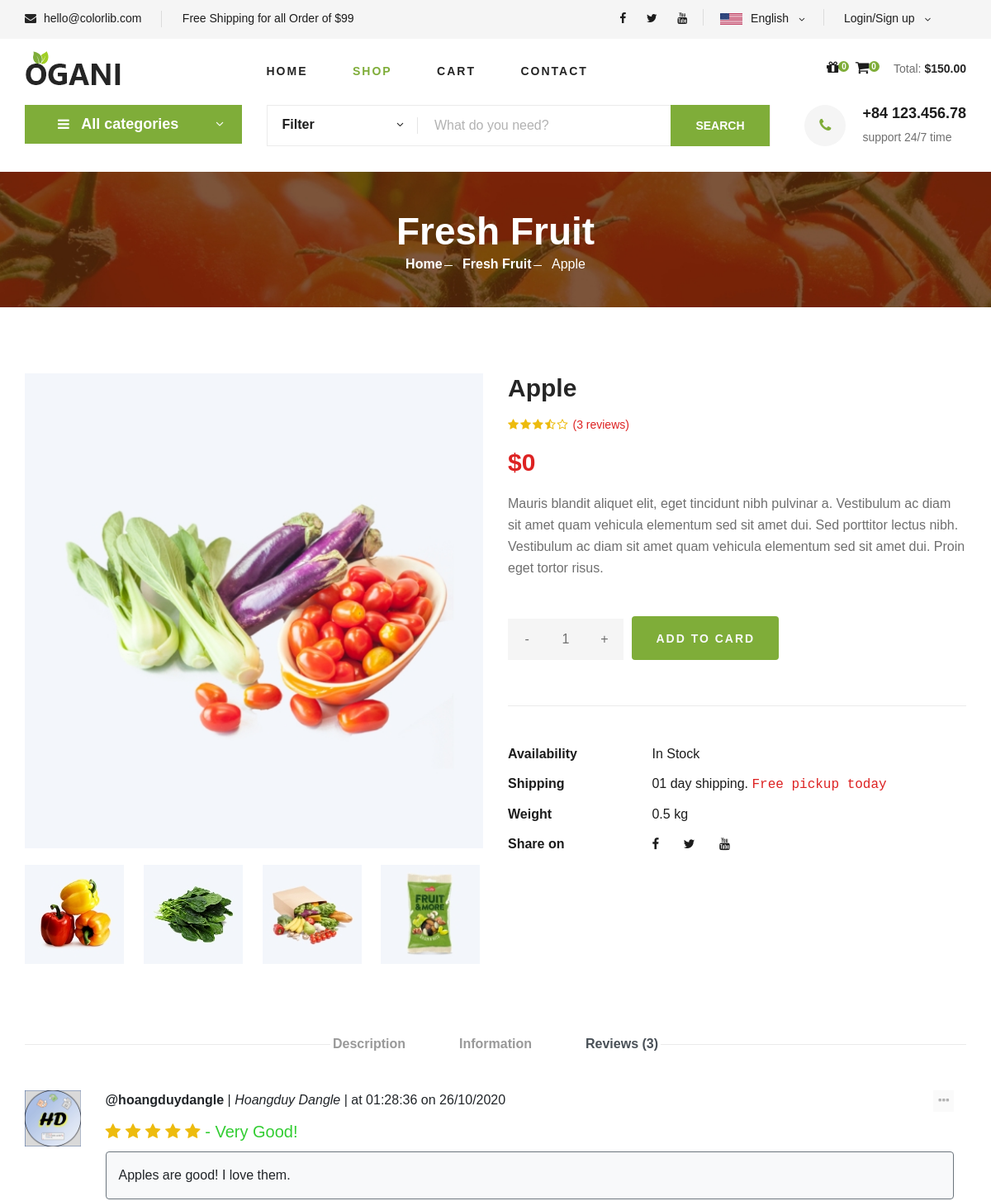
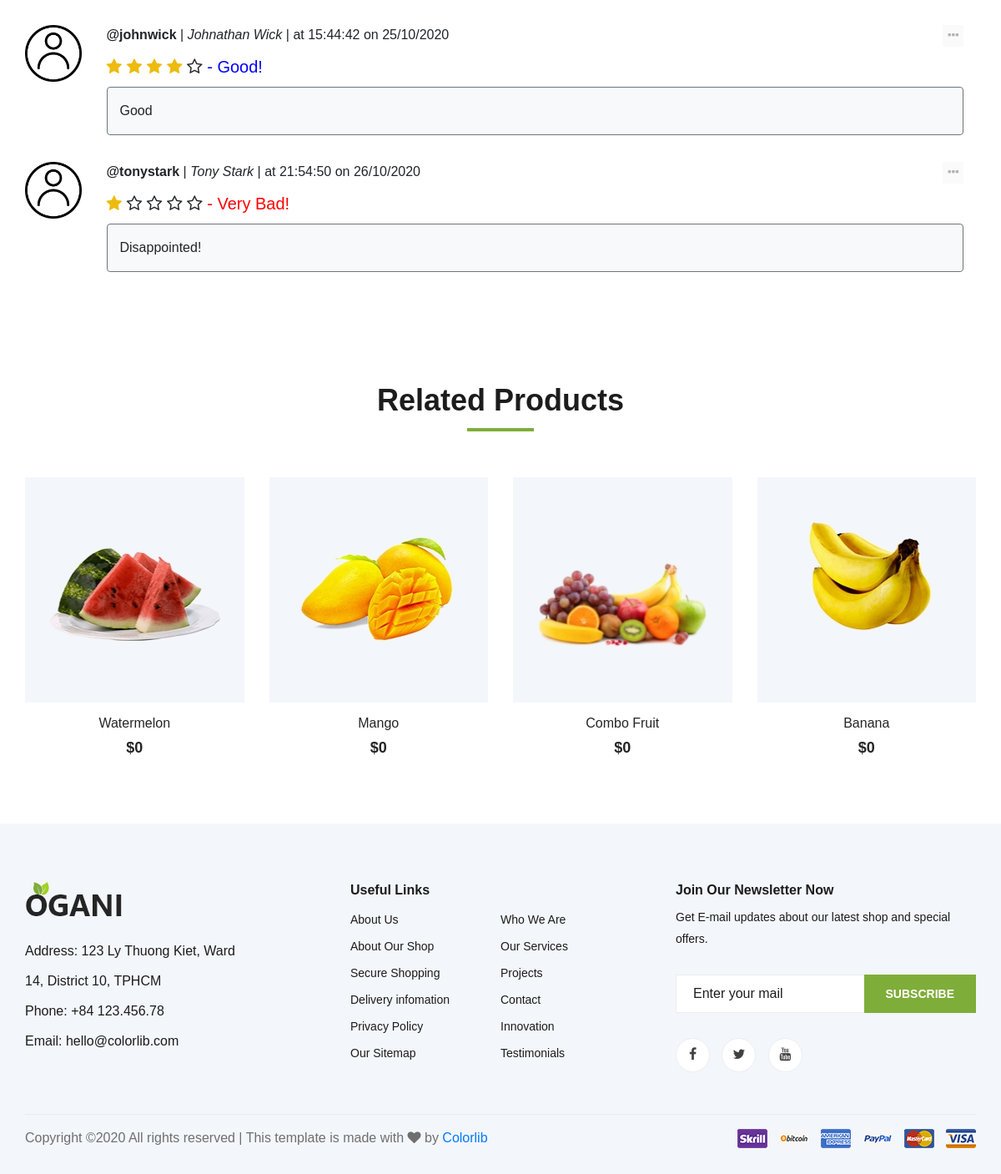
The page /shop/detail/apple on the database as committed earlier (2 pictures, top to bottom).
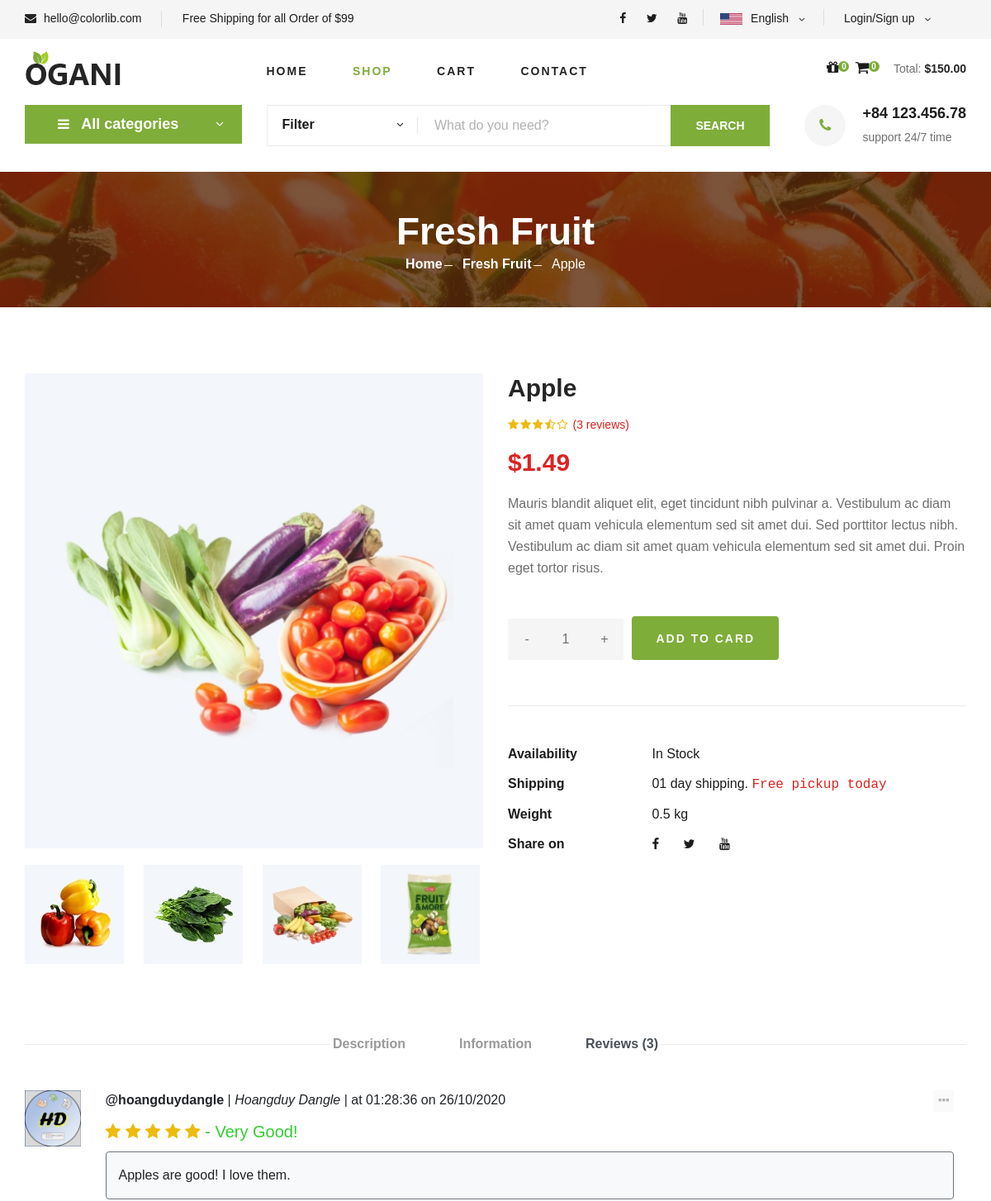
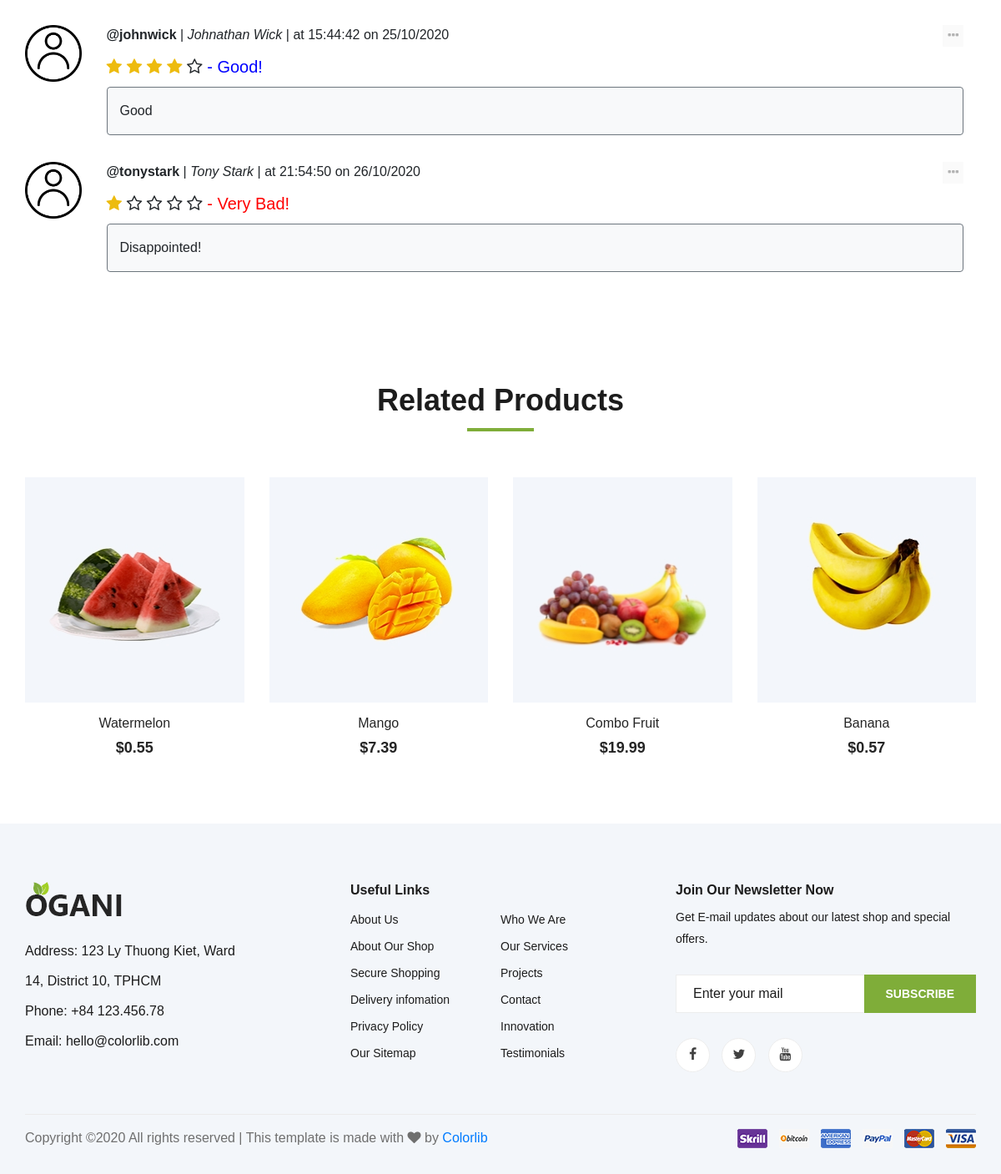
The same page on the database as committed later (2 pictures, top to bottom).
### tables this page shows
CREATE TABLE `item` (
  `id_item` varchar(100) NOT NULL,
  `name_item` varchar(100) NOT NULL DEFAULT 'Default name',
  `avatar_item` varchar(500) NOT NULL DEFAULT 'Default link',
  `description_item` varchar(500) NOT NULL DEFAULT 'Default description',
  `price_item` float NOT NULL DEFAULT 0,
  `availability_item` tinyint(1) NOT NULL DEFAULT 1,
  `weight_item` float NOT NULL DEFAULT 0,
  `sale_off_item` int(11) NOT NULL DEFAULT 0,
  `featured` tinyint(1) NOT NULL DEFAULT 0,
  `best_seller_item` tinyint(1) NOT NULL DEFAULT 0,
  `date_created_item` datetime DEFAULT NULL,
  `latest_date_updated_item` datetime DEFAULT NULL,
  `category_item` varchar(100) DEFAULT NULL
);

CREATE TABLE `category` (
  `id_category` varchar(100) NOT NULL,
  `name_category` varchar(100) NOT NULL DEFAULT 'Default name'
);

CREATE TABLE `rating_user_item` (
  `username_user_rating` varchar(100) NOT NULL,
  `id_item_rating` varchar(100) NOT NULL,
  `rating` int(11) NOT NULL,
  `review` varchar(500) DEFAULT NULL,
  `date_rating` datetime NOT NULL
);

CREATE TABLE `user` (
  `username_user` varchar(100) NOT NULL,
  `password_user` varchar(500) NOT NULL,
  `fname_user` varchar(100) NOT NULL,
  `lname_user` varchar(100) NOT NULL,
  `bday_user` date DEFAULT NULL,
  `avatar_user` varchar(500) DEFAULT NULL,
  `address_user` varchar(500) DEFAULT NULL,
  `email_user` varchar(500) DEFAULT NULL,
  `role_user` int(11) DEFAULT NULL
);

### mvc/views/pages/detail.php (the view, shortened to what the rows shown need)
<section class="breadcrumb-section set-bg" data-setbg="/tmdt_201/public/master1/img/breadcrumb.jpg">
    <div class="container">
        <div class="row">
            <div class="col-lg-12 text-center">
                <div class="breadcrumb__text">
                    <?php $item_object = json_decode($data["item"]); ?>
                    <h2><?php echo $item_object->name_category; ?></h2>
                    <div class="breadcrumb__option">
                        <a href="http://localhost/tmdt_201/home">Home</a>
                        <a href="http://localhost/tmdt_201/shop/<?php echo $item_object->category_item; ?>"><?php echo $item_object->name_category; ?></a>
                        <span><?php echo $item_object->name_item; ?></span>
                    </div>
                </div>
            </div>
        </div>
    </div>
</section>
<section class="product-details spad">
    <div class="container">
        <div class="row">
            <div class="col-lg-6 col-md-6">
                <div class="product__details__text">
                    <h3><?php echo $item_object->name_item; ?></h3>
                    <?php $review_list = json_decode($data['review_list']);
                    $size_list = count($review_list);
                    $average_rating = json_decode($data['average_rating']);
                    ?>
                    <div class="product__details__rating">
                        <i class="fa <?php echo (($average_rating > 0 && $average_rating < 0.3) || $average_rating == 0)?'fa-star-o':(($average_rating >= 0.3 && $average_rating < 0.7)?'fa-star-half-o':'fa-star');?>"></i>
                        <i class="fa <?php echo (($average_rating > 1 && $average_rating < 1.3) || $average_rating <= 1)?'fa-star-o':(($average_rating >= 1.3 && $average_rating < 1.7)?'fa-star-half-o':'fa-star');?>"></i>
                        <i class="fa <?php echo (($average_rating > 2 && $average_rating < 2.3) || $average_rating <= 2)?'fa-star-o':(($average_rating >= 2.3 && $average_rating < 2.7)?'fa-star-half-o':'fa-star');?>"></i>
                        <i class="fa <?php echo (($average_rating > 3 && $average_rating < 3.3) || $average_rating <= 3)?'fa-star-o':(($average_rating >= 3.3 && $average_rating < 3.7)?'fa-star-half-o':'fa-star');?>"></i>
                        <i class="fa <?php echo (($average_rating > 4 && $average_rating < 4.3) || $average_rating <= 4)?'fa-star-o':(($average_rating >= 4.3 && $average_rating < 4.7)?'fa-star-half-o':'fa-star');?>"></i>
                        <span>(<?php echo $size_list; ?> reviews)</span>
                    </div>
                    <div class="product__details__price">$<?php echo $item_object->price_item;?></div>
                    <p>Mauris blandit aliquet elit, eget tincidunt nibh pulvinar a. Vestibulum ac diam sit amet quam
                        vehicula elementum sed sit amet dui. Sed porttitor lectus nibh. Vestibulum ac diam sit amet
                        quam vehicula elementum sed sit amet dui. Proin eget tortor risus.</p>
                    <?php $username = isset($_SESSION['username'])?$_SESSION['username']:'none'; ?>
                    <div class="product__details__quantity">
                        <div class="quantity">
                        </div>
                    </div>
                    <button type="button" class="btn primary-btn text-light" id="add-to-card-btn"
                            onclick="SetCart(<?php echo "'".$item_object->id_item."', '".$username."'"; ?>)"
                            data-toggle="modal" data-target="#info-modal">
                        ADD TO CARD
                    </button>
                    <ul>
                        <li><b>Availability</b>
                        </li>
                        <li><b>Shipping</b> <span>01 day shipping. <samp>Free pickup today</samp></span></li>
                        <li><b>Weight</b> <span>0.5 kg</span></li>
                        <li><b>Share on</b>
                        </li>
                    </ul>
                </div>
            </div>
            <div class="col-lg-12">
                <div class="product__details__tab">
                    <div class="tab-content">
                        <div class="tab-pane active" id="tabs-3" role="tabpanel">
                            <div class="product__details__tab__desc">
                                <?php
                                for($row = 0; $row < $size_list; $row++){
                                    $id_review = $review_list[$row]->username_user_rating." ".
                                    $review_list[$row]->id_item_rating." ".
                                    $review_list[$row]->date_rating;
                                    $id_review = str_replace(' ', '-', $id_review);
                                    $level_rating = "level-rating-".$id_review;
                                    $comment = "comment-".$id_review;
                                    $rating = $review_list[$row]->rating;
                                    $level_rating_content = '';
                                    $level_rating_color = '';
                                    switch($rating){
                                        case 1:
                                            $level_rating_content = " - Very Bad!";
                                            $level_rating_color = "red";
                                            break;
                                        case 4:
                                            $level_rating_content = " - Good!";
                                            $level_rating_color = "blue";
                                            break;
                                        case 5:
                                            $level_rating_content = " - Very Good!";
                                            $level_rating_color = "limegreen";
                                            break;
                                }
                                ?>
                                <div class="row mb-4">
                                    <div class="col-3 col-md-2 col-lg-1">
                                        <img src="<?php echo $review_list[$row]->avatar_user;?>">
                                    </div>
                                    <div class="col-9 col-md-10 col-lg-11">
                                        <div class="container pl-0 mb-2">
                                            <div class="row">
                                                <div class="col-10">
                                                    <?php echo "<b>@".$review_list[$row]->username_user_rating."</b> | <i>".
                                                    $review_list[$row]->fname_user." ".$review_list[$row]->lname_user."</i> | ".
                                                    date_format(date_create($review_list[$row]->date_rating), '\a\t H:i:s \o\n d/m/Y');
                                                    ?>
                                                </div>
                                                <div class="col-2" style="text-align: right;">
                                                    <?php
                                                    $disabled = '';
                                                    if(!isset($_SESSION['username']) ||
                                                        (isset($_SESSION['username'])
                                                        && $_SESSION['username'] != $review_list[$row]->username_user_rating)){
                                                            $disabled = 'disabled';
                                                        }
                                                    ?>
                                                    <button class="border-0 review-option" data-toggle="dropdown" <?php echo $disabled;?>>
                                                        <i class="fa fa-ellipsis-h"></i>
                                                    </button>
                                                </div>
                                            </div>
                                        </div>
                                        <div class="container pl-0 mb-2">
                                            <div class="row">
                                                <div class="col-lg-12">
                                                    <div class="star-rating-disabled mb-2">
                                                        <span class="fa <?php echo $rating > 0?'fa-star':'fa-star-o';?>" data-rating="1"></span>
                                                        <span class="fa <?php echo $rating > 1?'fa-star':'fa-star-o';?>" data-rating="2"></span>
                                                        <span class="fa <?php echo $rating > 2?'fa-star':'fa-star-o';?>" data-rating="3"></span>
                                                        <span class="fa <?php echo $rating > 3?'fa-star':'fa-star-o';?>" data-rating="4"></span>
                                                        <span class="fa <?php echo $rating > 4?'fa-star':'fa-star-o';?>" data-rating="5"></span>
                                                        <span class="level-rating-disabled" id="<?php echo $level_rating;?>" style="color: <?php echo $level_rating_color;?>;">
                                                            <?php echo $level_rating_content;?>
                                                        </span>
                                                    </div>
                                                    <div class="container py-3 bg-light border border-secondary rounded" id="<?php echo $comment;?>">
                                                    <?php echo $review_list[$row]->review == ''?'<i>No comment.</i>':$review_list[$row]->review;?>
                                                    </div>
                                                </div>
                                            </div>
                                        </div>
                                    </div>
                                </div>
                                <?php }
                                ?>
                            </div>
                        </div>
                    </div>
                </div>
            </div>
        </div>
    </div>
</section>
<section class="related-product">
    <div class="container">
        <div class="row">
            <div class="col-lg-12">
                <div class="section-title related__product__title">
                    <h2>Related Products</h2>
                </div>
            </div>
        </div>
        <div class="row">
            <?php $related_item_list = json_decode($data['related_item_list']);
            $size_list = count($related_item_list);
            for($row = 0; $row < $size_list; $row++){
            ?>
            <div class="col-lg-3 col-md-4 col-sm-6">
                <div class="product__item">
                    <div class="product__item__pic set-bg" data-setbg="/tmdt_201/public/master1/img/product/<?php echo $related_item_list[$row]->avatar_item; ?>.jpg">
                    </div>
                    <div class="product__item__text">
                        <h6>
                            <a href="http://localhost/tmdt_201/shop/detail/<?php echo $related_item_list[$row]->id_item;?>" class="language-option">
                                <?php echo $related_item_list[$row]->name_item;?>
                            </a>
                        </h6>
                        <h5>$<?php echo $related_item_list[$row]->price_item;?></h5>
                    </div>
                </div>
            </div>
            <?php }?>
        </div>
    </div>
</section>

Rows that differ between the two databases and show on the page:
changed item "Apple": price_item "0" → "1.49"
changed item "Watermelon": price_item "0" → "0.55"
changed item "Mango": price_item "0" → "7.39"
changed item "Combo Fruit": price_item "0" → "19.99"
changed item "Banana": price_item "0" → "0.57"
